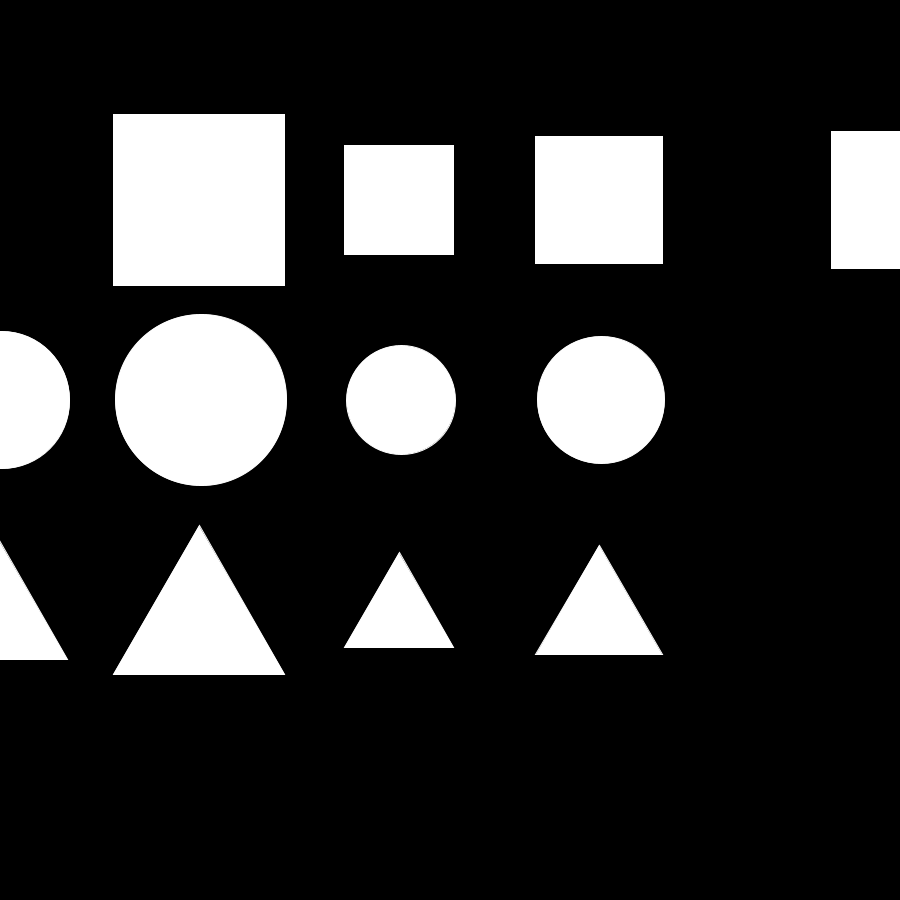
Frame 1 (no input)
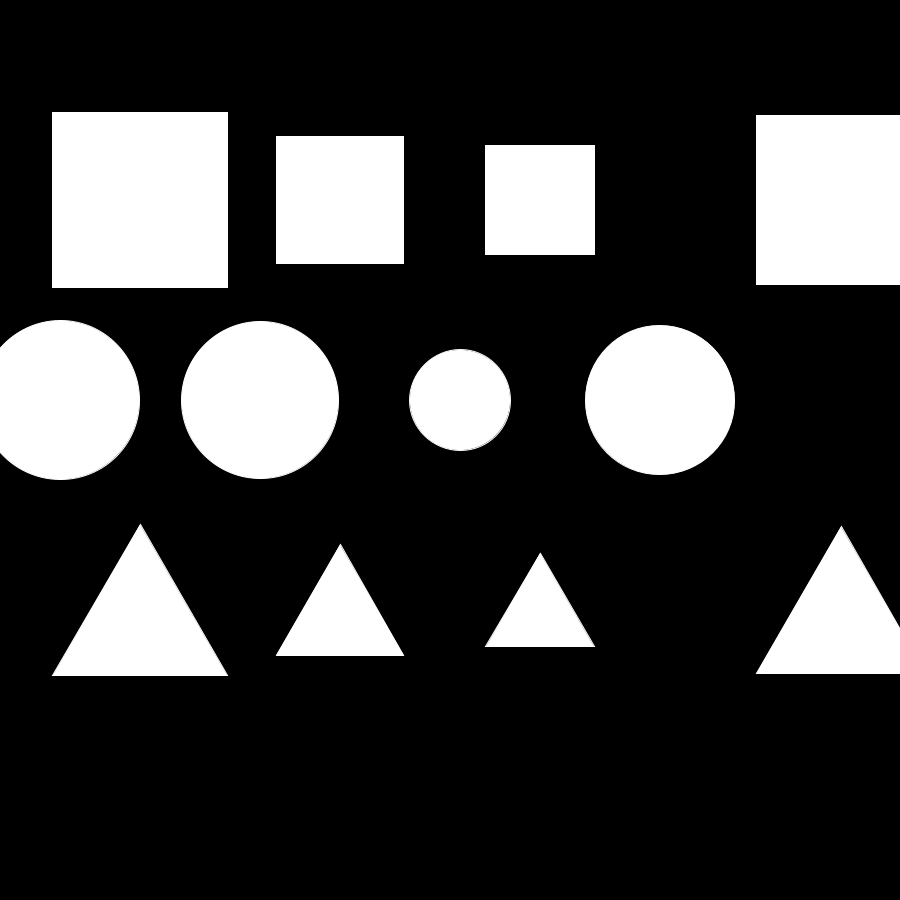
Frame 60 (the mouse pressed at the canvas centre just before this capture)
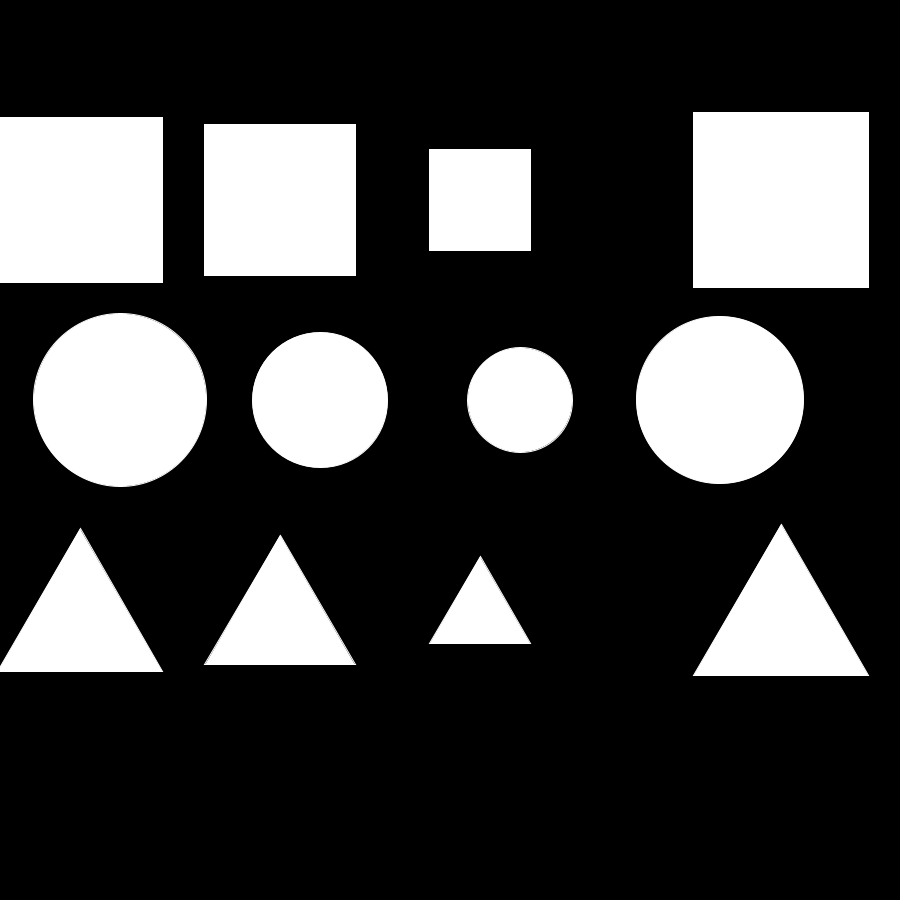
Frame 120 (the mouse held since frame 60 and released just before this capture)

The Processing sketch that drew these frames (run headless with seeded random() and noise(); from frame 60 on, the mouse is pressed at the canvas centre):

// Processing sketch: sketch_200827a
// ── sketch_200827a.pde

void setup() {
  background(0);
  size(900, 900);
  n=int(width/inc);
  stroke(255);
  squares=new Square[n];
  circles=new Circle[n];
  triangles=new Triangle[n];
  for (int i = 0; i<n; i++) {
    Square s = new Square(new PVector(i*inc, 200), l);
    squares[i]=s;
    squares[i].show();

    Circle c = new Circle(new PVector(i*inc, 400), l);
    circles[i] = c;
    circles[i].show();

    Triangle t = new Triangle(new PVector(i*inc, 600), l);
    triangles[i]=t;
    triangles[i].show();
  }

}

Square[] squares;
Triangle[] triangles;
Circle[] circles;
float l = 100;
float inc = 200;
int n;
void draw() {
  background(0);
  for(int i = 0;i<n;i++){
   squares[i].c.x--;
   squares[i].l = map(sin(squares[i].c.x*0.01),-1,1,100,175);
   squares[i].edges();
   squares[i].show();
   
   circles[i].c.x++;
   circles[i].l = map(sin(circles[i].c.x*0.01),-1,1,100,175);
   circles[i].edges();
   circles[i].show();
   
   triangles[i].c.x--;
   triangles[i].l = map(sin(triangles[i].c.x*0.01),-1,1,100,175);
   triangles[i].recalculate();
   triangles[i].edges();
   triangles[i].show();
  }
}

class Square {
  PVector c;
  float l;
  Square(PVector center, float sideLength) {
    c=center;
    l=sideLength;
  }
  void show() {
    float tlx = c.x - l/2;
    float tly = c.y - l/2;
    rect(tlx, tly, l, l);
  }

  void edges() {
    if (c.x > width) {
      c.x = 0;
    } else if (c.x < 0) {
      c.x = width;
    }
    if (c.y > height) {
      c.y = 0;
    } else if (c.y < 0) {
      c.y = height;
    }
  }
}

class Circle {
  PVector c;
  float l;
  Circle(PVector center, float radius) {
    c=center;
    l=radius;
  }
  void show() {
    circle(c.x, c.y, l);
  }
  void edges() {
    if (c.x > width) {
      c.x = 0;
    } else if (c.x < 0) {
      c.x = width;
    }
    if (c.y > height) {
      c.y = 0;
    } else if (c.y < 0) {
      c.y = height;
    }
  }
}
class Triangle {
  PVector c, bl, top, br;
  float l;
  Triangle(PVector center, float sideLength) {
    c=center;
    l=sideLength;
    float midLine = sin(radians(60)) * sideLength;
    float halfBottomLine = sqrt(sideLength*sideLength - midLine*midLine);
    float blx = center.x - halfBottomLine;
    float bly = center.y + midLine/2;
    bl = new PVector(blx, bly);
    float brx = center.x + halfBottomLine;
    float bry = center.y + midLine/2;
    br = new PVector(brx, bry);
    top = new PVector(center.x, center.y - midLine/2);
  }
  void recalculate() {
    float midLine = sin(radians(60)) * l;
    float halfBottomLine = sqrt(l*l - midLine*midLine);
    float blx = c.x - halfBottomLine;
    float bly = c.y + midLine/2;
    bl = new PVector(blx, bly);
    float brx = c.x + halfBottomLine;
    float bry = c.y + midLine/2;
    br = new PVector(brx, bry);
    top = new PVector(c.x, c.y - midLine/2);
  }
  void show() {
    triangle(bl.x, bl.y, top.x, top.y, br.x, br.y);
  }
  void edges() {
    if (c.x > width) {
      c.x = 0;
    } else if (c.x < 0) {
      c.x = width;
    }
    if (c.y > height) {
      c.y = 0;
    } else if (c.y < 0) {
      c.y = height;
    }
  }
}
